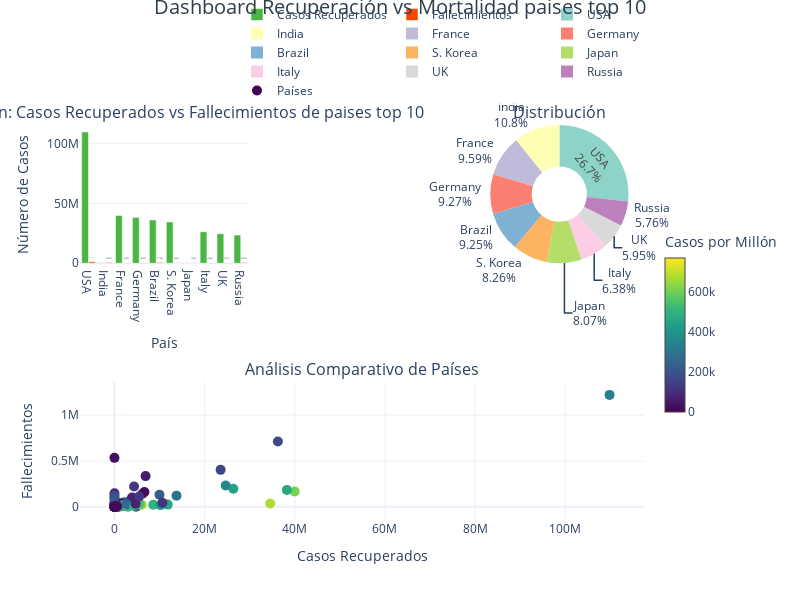

Notebook code cell kept with this figure:
### Markdown cell above
# Dashboard COVID-19 Multinivel: Análisis Técnico y Funcional

## 1. Estructura del Dashboard
- **Gráfico 1: Casos por Continente**
  - Barras: Casos totales
  - Línea secundaria: Tasa de mortalidad
  - Etiquetas dinámicas de datos
  - Escala dual Y

- **Gráfico 2: Distribución de Casos**
  - Box plots notched por continente
  - Outliers identificados
  - Distribución estadística completa

- **Gráfico 3: Tests vs Casos**
  - Scatter plot interactivo
  - Escala de color: Muertes/millón
  - Tooltips detallados por país

- **Gráfico 4: Resumen Global**
  - Gráfico donut interactivo
  - Distribución porcentual
  - Leyendas dinámicas

## 2. Características Técnicas
### Interactividad
- Selector de vistas triple
- Tooltips enriquecidos
- Leyenda horizontal superior
- Zoom y pan habilitados

## 3. Análisis de Datos
### Métricas Principales
- Casos totales por continente
- Tasas de mortalidad
- Tests por millón
- Distribución geográfica

### Métricas Derivadas
- Relación tests/casos
- Patrones continentales
- Outliers estadísticos
- Tendencias regionales

## 4. Valor Analítico
### Comparativo
- Análisis entre continentes
- Benchmarking de países
- Patrones de testing
- Efectividad de medidas

### Tendencias
- Distribución global
- Correlaciones test-casos
- Impacto por región
- Variabilidad continental

## 5. Aplicaciones
### Gestión Sanitaria
- Monitoreo en tiempo real
- Identificación de hotspots
- Planificación de recursos
- Evaluación de estrategias

### Investigación
- Análisis epidemiológico
- Estudios comparativos
- Modelado predictivo
- Evaluación de impacto

## 6. Innovaciones Técnicas
- Escalas duales sincronizadas
- Visualización multidimensional
- Interactividad avanzada
- Sistema responsivo

### Code cell
def crear_dashboard_multinivel():
    # Create main figure with subplots
    fig = make_subplots(
        rows=2, cols=2,
        specs=[[{"secondary_y": False}, {"type": "domain"}],
               [{"colspan": 2}, None]],
        subplot_titles=("Comparación: Casos Recuperados vs Fallecimientos de paises top 10", "Distribución",
                       "Análisis Comparativo de Países"),
        vertical_spacing=0.30,
        horizontal_spacing=0.4
    )

    # Prepare data aggregations
    datos_pais = df.sort_values('cases', ascending=False).head(10)

    # Bar chart comparing recovered vs deaths
    fig.add_trace(
        go.Bar(
            name='Casos Recuperados',
            x=datos_pais['country'],
            y=datos_pais['recovered'],
            text=datos_pais['recovered'].apply(lambda x: f'{x:,.0f}'),
            textposition='auto',
            marker_color='rgb(75,181,67)',
            hovertemplate="<b>%{x}</b><br>" +
                         "Recuperados: %{y:,.0f}<br>" +
                         "<extra></extra>",
            visible=True
        ),
        row=1, col=1
    )

    fig.add_trace(
        go.Bar(
            name='Fallecimientos',
            x=datos_pais['country'],
            y=datos_pais['deaths'],
            text=datos_pais['deaths'].apply(lambda x: f'{x:,.0f}'),
            textposition='auto',
            marker_color='rgb(255,69,0)',
            hovertemplate="<b>%{x}</b><br>" +
                         "Fallecimientos: %{y:,.0f}<br>" +
                         "<extra></extra>",
            visible=True
        ),
        row=1, col=1
    )

    # Add pie chart for global distribution
    fig.add_trace(
        go.Pie(
            labels=datos_pais['country'],
            values=datos_pais['cases'],
            hole=0.4,
            textinfo='label+percent',
            marker=dict(colors=px.colors.qualitative.Set3),
            visible=True
        ),
        row=1, col=2
    )

    # Countries comparison scatter plot
    fig.add_trace(
        go.Scatter(
            name='Países',
            x=df['recovered'],
            y=df['deaths'],
            mode='markers',
            marker=dict(
                size=10,
                color=df['casesPerOneMillion'],
                colorscale='Viridis',
                showscale=True,
                colorbar=dict(
                    title='Casos por Millón',
                    thickness=20,
                    len=0.5
                )
            ),
            text=df['country'],
            hovertemplate="<b>%{text}</b><br>" +
                         "Recuperados: %{x:,.0f}<br>" +
                         "Fallecimientos: %{y:,.0f}<br>" +
                         "<extra></extra>",
            visible=True
        ),
        row=2, col=1
    )

    # Update layout
    fig.update_layout(
        title={
            'text': 'Dashboard Recuperación vs Mortalidad paises top 10',
            'y':1.0,
            'x':0.5,
            'xanchor': 'center',
            'yanchor': 'top',
            'font': dict(size=20, color='#2c3e50')
        },
        height=600,
        width=800,
        template='plotly_white',
        showlegend=True,
        barmode='group',
        legend=dict(
            orientation="h",
            yanchor="bottom",
            y=1.02,
            xanchor="right",
            x=1,
            bgcolor='rgba(255, 255, 255, 0.8)'
        ),
        hoverlabel=dict(
            bgcolor="white",
            font_size=12,
            font_family="Arial"
        )
    )

    # Update axes labels
    fig.update_xaxes(title_text="País", row=1, col=1)
    fig.update_yaxes(title_text="Número de Casos", row=1, col=1)
    fig.update_xaxes(title_text="Casos Recuperados", row=2, col=1)
    fig.update_yaxes(title_text="Fallecimientos", row=2, col=1)

    return fig

# Generate and display dashboard
dashboard = crear_dashboard_multinivel()
dashboard.show()

### Figure 1 — Plotly figure (JSON) as saved in the notebook; plotly's stock layout.template omitted (floating-point values rounded to 4 significant figures; data arrays with more than 128 entries replaced by an {"elided": "..."} marker saying what was removed)
{"data": [{"hovertemplate": "<b>%{x}</b><br>Recuperados: %{y:,.0f}<br><extra></extra>", "marker": {"color": "rgb(75,181,67)"}, "name": "Casos Recuperados", "text": ["109,814,428", "0", "39,970,918", "38,240,600", "36,249,161", "34,535,939", "0", "26,361,218", "24,678,275", "23,545,818"], "textposition": "auto", "type": "bar", "visible": true, "x": ["USA", "India", "France", "Germany", "Brazil", "S. Korea", "Japan", "Italy", "UK", "Russia"], "xaxis": "x", "y": [109814428, 0, 39970918, 38240600, 36249161, 34535939, 0, 26361218, 24678275, 23545818], "yaxis": "y"}, {"hovertemplate": "<b>%{x}</b><br>Fallecimientos: %{y:,.0f}<br><extra></extra>", "marker": {"color": "rgb(255,69,0)"}, "name": "Fallecimientos", "text": ["1,219,487", "533,570", "167,642", "183,027", "711,380", "35,934", "74,694", "196,487", "232,112", "402,756"], "textposition": "auto", "type": "bar", "visible": true, "x": ["USA", "India", "France", "Germany", "Brazil", "S. Korea", "Japan", "Italy", "UK", "Russia"], "xaxis": "x", "y": [1219487, 533570, 167642, 183027, 711380, 35934, 74694, 196487, 232112, 402756], "yaxis": "y"}, {"domain": {"x": [0.7, 1], "y": [0.65, 1.0]}, "hole": 0.4, "labels": ["USA", "India", "France", "Germany", "Brazil", "S. Korea", "Japan", "Italy", "UK", "Russia"], "marker": {"colors": ["rgb(141,211,199)", "rgb(255,255,179)", "rgb(190,186,218)", "rgb(251,128,114)", "rgb(128,177,211)", "rgb(253,180,98)", "rgb(179,222,105)", "rgb(252,205,229)", "rgb(217,217,217)", "rgb(188,128,189)", "rgb(204,235,197)", "rgb(255,237,111)"]}, "textinfo": "label+percent", "type": "pie", "values": [111820082, 45035393, 40138560, 38828995, 38743918, 34571873, 33803572, 26723249, 24910387, 24124215], "visible": true}, {"hovertemplate": "<b>%{text}</b><br>Recuperados: %{x:,.0f}<br>Fallecimientos: %{y:,.0f}<br><extra></extra>", "marker": {"color": {"elided": "231 int values"}, "colorbar": {"len": 0.5, "thickness": 20, "title": {"text": "Casos por Millón"}}, "colorscale": [[0, "#440154"], [0.1111, "#482878"], [0.2222, "#3e4989"], [0.3333, "#31688e"], [0.4444, "#26828e"], [0.5556, "#1f9e89"], [0.6667, "#35b779"], [0.7778, "#6ece58"], [0.8889, "#b5de2b"], [1, "#fde725"]], "showscale": true, "size": 10}, "mode": "markers", "name": "Países", "text": {"elided": "231 str values"}, "type": "scatter", "visible": true, "x": {"elided": "231 int values"}, "xaxis": "x2", "y": {"elided": "231 int values"}, "yaxis": "y2"}], "layout": {"annotations": [{"font": {"size": 16}, "showarrow": false, "text": "Comparación: Casos Recuperados vs Fallecimientos de paises top 10", "x": 0.15, "xanchor": "center", "xref": "paper", "y": 1.0, "yanchor": "bottom", "yref": "paper"}, {"font": {"size": 16}, "showarrow": false, "text": "Distribución", "x": 0.85, "xanchor": "center", "xref": "paper", "y": 1.0, "yanchor": "bottom", "yref": "paper"}, {"font": {"size": 16}, "showarrow": false, "text": "Análisis Comparativo de Países", "x": 0.5, "xanchor": "center", "xref": "paper", "y": 0.35, "yanchor": "bottom", "yref": "paper"}], "barmode": "group", "height": 600, "hoverlabel": {"bgcolor": "white", "font": {"family": "Arial", "size": 12}}, "legend": {"bgcolor": "rgba(255, 255, 255, 0.8)", "orientation": "h", "x": 1, "xanchor": "right", "y": 1.02, "yanchor": "bottom"}, "showlegend": true, "title": {"font": {"color": "#2c3e50", "size": 20}, "text": "Dashboard Recuperación vs Mortalidad paises top 10", "x": 0.5, "xanchor": "center", "y": 1, "yanchor": "top"}, "width": 800, "xaxis": {"anchor": "y", "domain": [0, 0.3], "title": {"text": "País"}}, "xaxis2": {"anchor": "y2", "domain": [0, 1], "title": {"text": "Casos Recuperados"}}, "yaxis": {"anchor": "x", "domain": [0.65, 1.0], "title": {"text": "Número de Casos"}}, "yaxis2": {"anchor": "x2", "domain": [0, 0.35], "title": {"text": "Fallecimientos"}}}}
